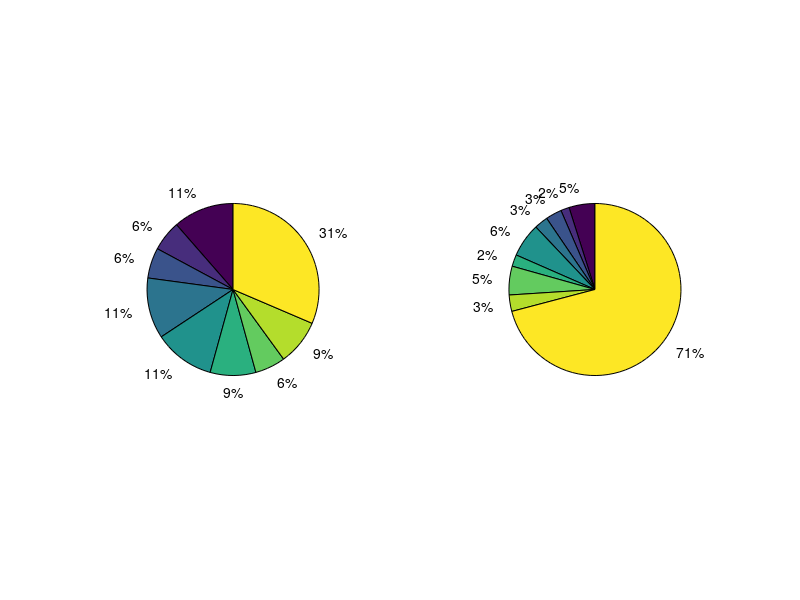

The MATLAB source for this figure:
function [results] = goPiePlotMHMC()

load yCyt;
load godata;
load yeastGOAnnotation;

%listGO = {'generation of precursor metabolites and energy'; 'mitotic cell cycle'; 'meiotic cell cycle'; 'ribosomal small subunit biogenesis'; 'regulation of cell cycle'; 'cytoplasmic translation'; 'RNA modification'; 'carbohydrate metabolic process'; 'other'};
listGO = {'mitotic cell cycle'; 'meiotic cell cycle'; 'regulation of cell cycle'; 'ribosomal small subunit biogenesis'; 'cytoplasmic translation'; 'RNA modification'; 'carbohydrate metabolic process'; 'generation of precursor metabolites and energy'; 'other'};
intProt = [51;153;208;211;221;228;243;290;295;317;357;361;428;472;548;557;570;580;644;820;903;1017;1025;1227;1272;1344;1379;1386;1518;1745];
protAll = 1:1804;

[pvalsMC,multiCtMC] = goPiePlotHelper(intProt,listGO(1:end-1),godata,yeastGOAnnotation);
[pvalsAll,multiCtAll] = goPiePlotHelper(protAll,listGO(1:end-1),godata,yeastGOAnnotation);

results.pvalsMC = pvalsMC;
results.pvalsAll = pvalsAll;
results.multiCtMC = multiCtMC;
results.multiCtAll = multiCtAll;

subplot(1,2,1);
%pie(pvalsMC,listGO);
pie(pvalsMC);
%title('Monte Carlo N = 30');
subplot(1,2,2);
%pie(pvalsAll,listGO);
pie(pvalsAll);
%title('All 1804 Cytosolic Proteins');

end

function [pvals,multCt] = goPiePlotHelper(protList,listGO,godata,yeastGOAnnotation)

pvals = zeros(length(listGO),1);
multCt = zeros(length(protList),1);
for i=1:length(protList)
    
    for j=1:length(listGO)
        %yeastGOAnnotation.anno(godata.goIdxP{j})
        %listGO{i}
        if ~isempty(find(ismember(yeastGOAnnotation.anno(godata.goIdxP{protList(i)}),listGO{j}), 1))
            pvals(j) = pvals(j) + 1;
            multCt(i) = multCt(i) + 1;
        end
    end
    
end

pvals = [pvals;length(multCt(multCt == 0))];
end

